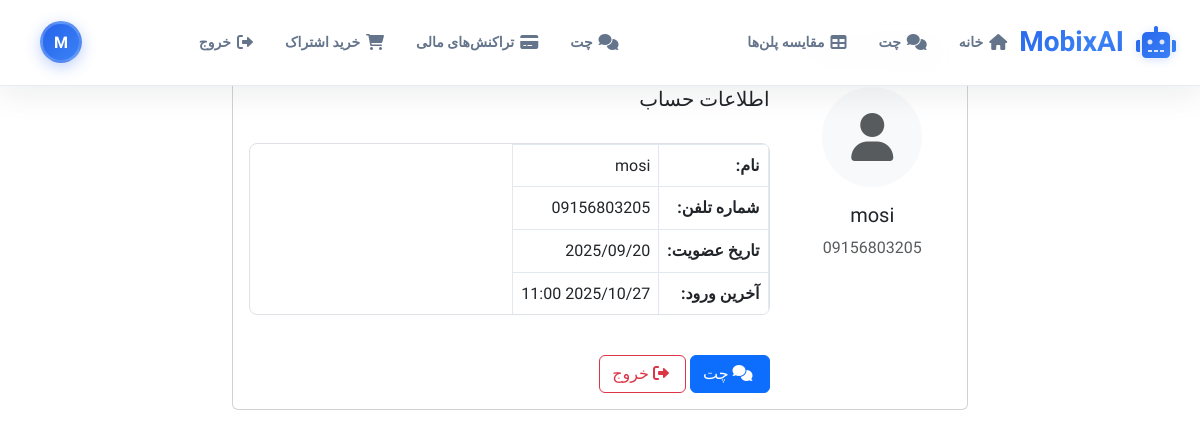
The app's page /accounts/profile/ (signed in), older data.
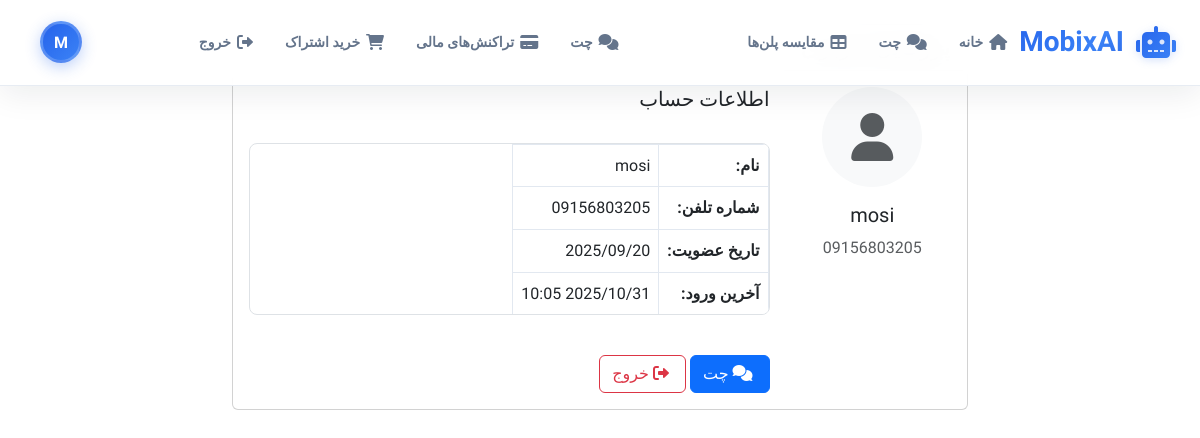
The same page, newer data.
### accounts/models.py (models this page shows, shortened)
class User(AbstractUser):
    phone_number = models.CharField(max_length=15, unique=True)
    name = models.CharField(max_length=100)
    is_verified = models.BooleanField(default=False)
    created_at = models.DateTimeField(auto_now_add=True)
    objects = CustomUserManager()
    USERNAME_FIELD = 'phone_number'
    REQUIRED_FIELDS = ['name']
    def get_subscription_type(self):
        try:
            user_subscription = self.subscription
            if user_subscription.is_active:
                if user_subscription.end_date and user_subscription.end_date < timezone.now():
                    user_subscription.is_active = False
                    user_subscription.save()
                    return None
                return user_subscription.subscription_type
        except:
            pass
        return None
    def get_subscription_info(self):
        try:
            user_subscription = self.subscription
            if user_subscription.is_active:
                if user_subscription.end_date and user_subscription.end_date < timezone.now():
                    user_subscription.is_active = False
                    user_subscription.save()
                    return None
                return user_subscription
        except:
            pass
        return None

### accounts/views.py (the view)
# urls.py: path('profile/', views.profile, name='profile'),
@login_required
def profile(request):
    return render(request, "accounts/profile.html")

### templates/accounts/profile.html (shortened to what this page needs)
{% extends 'base.html' %}
{% block content %}
<div class="container mt-4">
    <div class="row">
        <div class="col-md-8 mx-auto">
            <div class="card">
                <div class="card-header">
                    <h4 class="mb-0">پروفایل کاربری</h4>
                </div>
                <div class="card-body">
                    <div class="row">
                        <div class="col-md-3 text-center">
                            <div class="bg-light rounded-circle d-flex align-items-center justify-content-center mx-auto" style="width: 100px; height: 100px;">
                                <i class="fas fa-user fa-3x text-muted"></i>
                            </div>
                            <h5 class="mt-3">{{ user.name }}</h5>
                            <p class="text-muted">{{ user.phone_number }}</p>
                        </div>
                        <div class="col-md-9">
                            <h5>اطلاعات حساب</h5>
                            <div class="table-responsive">
                                <table class="table table-borderless">
                                    <tr>
                                        <td><strong>نام:</strong></td>
                                        <td>{{ user.name }}</td>
                                    </tr>
                                    <tr>
                                        <td><strong>شماره تلفن:</strong></td>
                                        <td>{{ user.phone_number }}</td>
                                    </tr>
                                    <tr>
                                        <td><strong>تاریخ عضویت:</strong></td>
                                        <td>{{ user.date_joined|date:"Y/m/d" }}</td>
                                    </tr>
                                    <tr>
                                        <td><strong>آخرین ورود:</strong></td>
                                        <td>{{ user.last_login|date:"Y/m/d H:i" }}</td>
                                    </tr>
                                </table>
                            </div>
                            <div class="mt-4">
                                <a href="{% url 'chat' %}" class="btn btn-primary">
                                    <i class="fas fa-comments me-1"></i> چت
                                </a>
                                <a href="{% url 'logout' %}" class="btn btn-outline-danger">
                                    <i class="fas fa-sign-out-alt me-1"></i> خروج
                                </a>
                            </div>
                        </div>
                    </div>
                </div>
            </div>
        </div>
    </div>
</div>
{% endblock %}

### templates/base.html (shortened to what this page needs)
<!DOCTYPE html>
<html lang="fa" dir="rtl">
<head>
    {% load static %}
    <link href="https://cdn.jsdelivr.net/npm/bootstrap@5.3.0/dist/css/bootstrap.min.css" rel="stylesheet">
    <link href="https://cdnjs.cloudflare.com/ajax/libs/font-awesome/6.0.0/css/all.min.css" rel="stylesheet">
    <link rel="stylesheet" href="https://cdnjs.cloudflare.com/ajax/libs/highlight.js/11.7.0/styles/default.min.css">
    <link rel="stylesheet" href="{% static 'css/chat.css' %}">
    <link rel="stylesheet" href="{% static 'css/navigation.css' %}">
    <link rel="stylesheet" href="{% static 'css/auth-forms.css' %}">
    <link rel="stylesheet" href="{% static 'css/purchase.css' %}">
    <link rel="stylesheet" href="{% static 'css/articles.css' %}">
    <link rel="stylesheet" href="{% static 'css/responsive-tables.css' %}">
</head>
<body {% if user.is_authenticated %}data-authenticated="true" data-user-name="{{ user.name }}"{% endif %}>
    {% block navbar %}
    <nav class="modern-navbar">
        <div class="container">
            <a class="navbar-brand" href="{% url 'home' %}">
                <i class="fas fa-robot"></i> MobixAI
            </a>
            <div class="navbar-nav-container" style="display: flex; align-items: center; gap: 1rem; flex: 1; justify-content: space-between;">
                <ul class="navbar-nav navbar-nav-left" id="desktop-nav-left" style="display: flex; flex-direction: row; align-items: center; gap: 0.5rem; margin: 0; padding: 0; list-style: none;">
                </ul>
                <ul class="navbar-nav navbar-nav-right" id="desktop-nav-right" style="display: flex; flex-direction: row; align-items: center; gap: 0.5rem; margin: 0; padding: 0; list-style: none;">
                </ul>
                {% if user.is_authenticated %}
                <div class="user-avatar" title="{{ user.name }}">
                    {{ user.name|first|upper }}
                </div>
                {% endif %}
            </div>
        </div>
    </nav>
    {% endblock %}
    <main>
        {% block content %}
        {% endblock %}
    </main>
    {% load static %}
</body>
</html>

Row changes from the older to the newer data that the page shows:
changed User "mosi": last_login "2025/10/27 11:00" → "2025/10/31 10:05"
